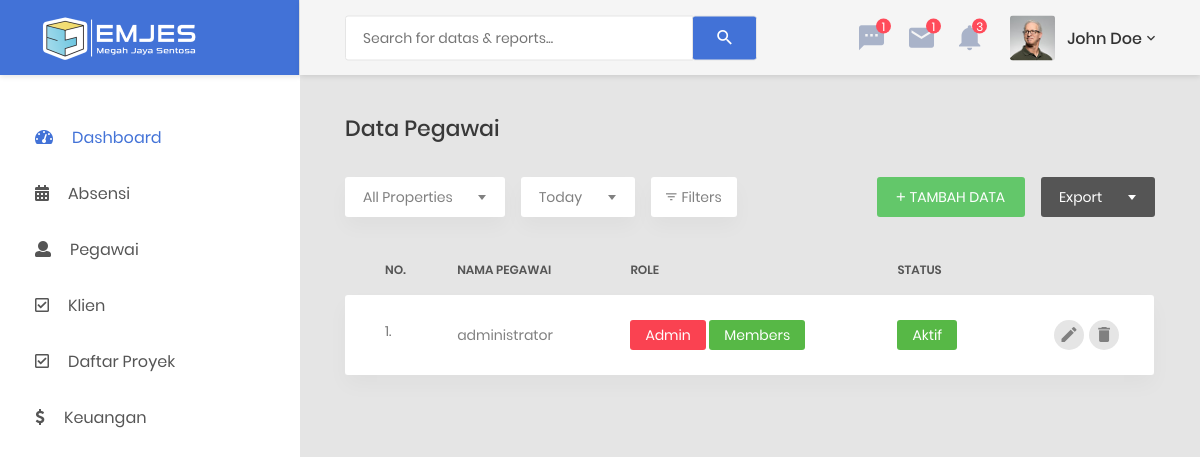
Page /index.php/pegawai/list_users on the committed database.
### tables this page shows
CREATE TABLE `users`  (
  `id` int(11) UNSIGNED NOT NULL AUTO_INCREMENT,
  `ip_address` varchar(45) NOT NULL,
  `username` varchar(100) NULL DEFAULT NULL,
  `password` varchar(255) NOT NULL,
  `salt` varchar(255) NULL DEFAULT NULL,
  `email` varchar(254) NOT NULL,
  `activation_code` varchar(40) NULL DEFAULT NULL,
  `forgotten_password_code` varchar(40) NULL DEFAULT NULL,
  `forgotten_password_time` int(11) UNSIGNED NULL DEFAULT NULL,
  `remember_code` varchar(40) NULL DEFAULT NULL,
  `created_on` int(11) UNSIGNED NOT NULL,
  `last_login` int(11) UNSIGNED NULL DEFAULT NULL,
  `active` tinyint(1) UNSIGNED NULL DEFAULT NULL,
  `first_name` varchar(50) NULL DEFAULT NULL,
  `last_name` varchar(50) NULL DEFAULT NULL,
  `company` varchar(100) NULL DEFAULT NULL,
  `phone` varchar(20) NULL DEFAULT NULL,
  PRIMARY KEY (`id`) USING BTREE
);

CREATE TABLE `users_groups`  (
  `id` int(11) UNSIGNED NOT NULL AUTO_INCREMENT,
  `user_id` int(11) UNSIGNED NOT NULL,
  `group_id` mediumint(8) UNSIGNED NOT NULL,
  PRIMARY KEY (`id`) USING BTREE,
  UNIQUE INDEX `uc_users_groups`(`user_id`, `group_id`) USING BTREE,
  INDEX `fk_users_groups_users1_idx`(`user_id`) USING BTREE,
  INDEX `fk_users_groups_groups1_idx`(`group_id`) USING BTREE,
  CONSTRAINT `fk_users_groups_groups1` FOREIGN KEY (`group_id`) REFERENCES `groups` (`id`) ON DELETE CASCADE ON UPDATE NO ACTION,
  CONSTRAINT `fk_users_groups_users1` FOREIGN KEY (`user_id`) REFERENCES `users` (`id`) ON DELETE CASCADE ON UPDATE NO ACTION
);

CREATE TABLE `groups`  (
  `id` mediumint(8) UNSIGNED NOT NULL AUTO_INCREMENT,
  `name` varchar(20) NOT NULL,
  `description` varchar(100) NOT NULL,
  PRIMARY KEY (`id`) USING BTREE
);

### application/controllers/Pegawai.php (called while the page is built, shortened)
<?php
class Pegawai extends CI_Controller
{
	public function __construct()
	{
		$this->load->database();
		$this->load->library('session');
		$this->load->helper('form');
		$this->load->library(array('ion_auth', 'form_validation'));
		$this->load->helper(array('url', 'language'));
	}
	public function list_users()
	{
        $this->data['title'] = 'Pegawai';
        $this->data['roles'] = $this->ion_auth->groups()->result();
        $this->data['users'] = $this->ion_auth->users()->result();
		foreach ($this->data['users'] as $k => $user) {
			$this->data['users'][$k]->groups = $this->ion_auth->get_users_groups($user->id)->result();
        }
        $this->data['message'] = (validation_errors() ? validation_errors() : ($this->ion_auth->errors() ? $this->ion_auth->errors() : $this->session->flashdata('message')));
		$this->_render_page('pegawai',$this->data);
	}
	public function _render_page($view, $data = null, $returnhtml = false)
	{
        $this->viewdata = (empty($data)) ? $this->data : $data;
        $this->load->view('template/header', $this->viewdata);
        $this->load->view('template/mobile_header', $this->viewdata);
        $this->load->view('template/desktop_header', $this->viewdata);
        $this->load->view('template/header_content', $this->viewdata);
        $this->load->view('pegawai', $this->viewdata);
        $this->load->view('template/footer');
	}
}

### index.php (called while the page is built, shortened)
<?php
require_once BASEPATH.'core/CodeIgniter.php';

### application/models/Ion_auth_model.php (called while the page is built, shortened)
<?php
class Ion_auth_model extends CI_Model
{
	public $tables = array();
	public $_ion_select = array();
	protected $db;
	public function __construct()
	{
		$this->config->load('ion_auth', TRUE);
		$this->load->helper('cookie');
		$this->load->helper('date');
		$this->db = $this->load->database($this->config->item('database_group_name', 'ion_auth'), TRUE, TRUE);
		$this->tables = $this->config->item('tables', 'ion_auth');
		$this->join = $this->config->item('join', 'ion_auth');
		$this->hash_method = $this->config->item('hash_method', 'ion_auth');
		$this->default_rounds = $this->config->item('default_rounds', 'ion_auth');
		$this->random_rounds = $this->config->item('random_rounds', 'ion_auth');
		$this->min_rounds = $this->config->item('min_rounds', 'ion_auth');
		$this->max_rounds = $this->config->item('max_rounds', 'ion_auth');
		if ($this->hash_method == 'bcrypt')
		{
			if ($this->random_rounds)
			{
				$rand = rand($this->min_rounds,$this->max_rounds);
				$params = array('rounds' => $rand);
			}
			else
			{
				$params = array('rounds' => $this->default_rounds);
			}
			$params['salt_prefix'] = $this->config->item('salt_prefix', 'ion_auth');
			$this->load->library('bcrypt',$params);
		}
	}
	public function users($groups = NULL)
	{
		if (isset($this->_ion_select) && !empty($this->_ion_select))
		{
			foreach ($this->_ion_select as $select)
			{
				$this->db->select($select);
			}
			$this->_ion_select = array();
		}
		else
		{
			$this->db->select(array(
			    $this->tables['users'].'.*',
			    $this->tables['users'].'.id as id',
			    $this->tables['users'].'.id as user_id'
			));
		}
		$this->response = $this->db->get($this->tables['users']);
		return $this;
	}
	public function get_users_groups($id = FALSE)
	{
		$id || $id = $this->session->userdata('user_id');
		return $this->db->select($this->tables['users_groups'].'.'.$this->join['groups'].' as id, '.$this->tables['groups'].'.name, '.$this->tables['groups'].'.description')
		                ->where($this->tables['users_groups'].'.'.$this->join['users'], $id)
		                ->join($this->tables['groups'], $this->tables['users_groups'].'.'.$this->join['groups'].'='.$this->tables['groups'].'.id')
		                ->get($this->tables['users_groups']);
	}
}

### application/libraries/Ion_auth.php (called while the page is built, shortened)
<?php
class Ion_auth
{
	public function __construct()
	{
		$this->_cache_user_in_group =& $this->ion_auth_model->_cache_user_in_group;
		$this->ion_auth_model->trigger_events('library_constructor');
	}
	public function __call($method, $arguments)
	{
		return call_user_func_array( array($this->ion_auth_model, $method), $arguments);
	}
	public function __get($var)
	{
		return get_instance()->$var;
	}
}

### application/views/pegawai.php (the view, shortened to what this page needs)
    <div class="main-content">
        <div class="section__content section__content--p30">
            <div class="container-fluid">
                <div class="row">
                    <div class="col-md-12">
                        <h3 class="title-5 m-b-35">data pegawai</h3>
                        <div class="table-data__tool">
                            <div class="table-data__tool-left">
                                <div class="rs-select2--light rs-select2--md">
                                </div>
                                <div class="rs-select2--light rs-select2--sm">
                                </div>
                                <button class="au-btn-filter">
                                    <i class="zmdi zmdi-filter-list"></i>filters
                                </button>
                            </div>
                            <div class="table-data__tool-right">
                                <button class="au-btn au-btn-icon au-btn--green au-btn--small" data-toggle="modal" data-target="#tambahData">
                                    <i class="zmdi zmdi-plus"></i>tambah data
                                </button>
                                <div class="rs-select2--dark rs-select2--sm rs-select2--dark2">
                                </div>
                            </div>
                        </div>
                        <div class="table-responsive table-responsive-data2">
                            <table class="table table-data2">
                                <thead>
                                <tr>
                                    <th>no.</th>
                                    <th>nama pegawai</th>
                                    <th>role</th>
                                    <th>status</th>
                                    <th></th>
                                </tr>
                                </thead>
                                <tbody>
                                <?php
                                $i = 0;
                                foreach($users as $user){
                                $i++; ?>
                                <tr class="tr-shadow">
                                    <td><?= $i.'.'; ?></td>
                                    <td><?= $user->username ?></td>
                                    <td>
                                        <?php foreach($user->groups as $grup) {?>
                                        <span class="role <?php echo $grup->name; ?>"><?php echo $grup->name; ?></span>
                                        <?php }?>
                                    </td>
                                    <td>
                                        <span class="role members">aktif</span>
                                    </td>
                                    <td>
                                        <div class="table-data-feature">
                                            <button class="item" data-toggle="tooltip" data-placement="top"
                                                    title="Edit">
                                                <i class="zmdi zmdi-edit"></i>
                                            </button>
                                            <button class="item" data-toggle="tooltip" data-placement="top"
                                                    title="Delete">
                                                <i class="zmdi zmdi-delete"></i>
                                            </button>
                                        </div>
                                    </td>
                                </tr>
                                <tr class="spacer"></tr>
                                <?php } ?>
                                </tbody>
                            </table>
                        </div>
                    </div>
                </div>
            </div>
        </div>
    </div>
</div>

### rows in the picture
users: username "administrator"
users_groups: group.name "Admin"
users_groups: group.name "Members"
